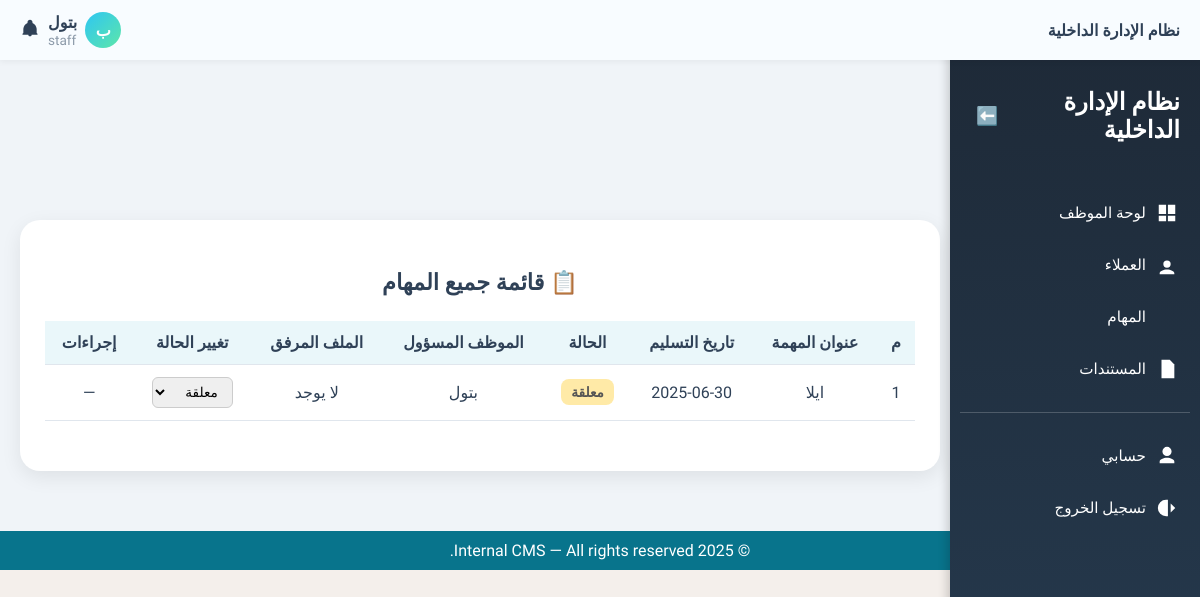
The page /tasks/ (signed in) on the database its author committed.
### core/role.py (models this page shows, shortened)
class Role(models.Model):
    name = models.CharField(max_length=50, unique=True)
    description = models.TextField(blank=True)

### tasks/models.py (models this page shows, shortened)
class Task(models.Model):
    STATUS_CHOICES = [
        ('pending', 'قيد التنفيذ'),
        ('completed', 'منتهية'),
        ('overdue', 'متأخرة'),
    ]
    title = models.CharField(max_length=255, verbose_name='عنوان المهمة')
    description = models.TextField(blank=True, verbose_name='الوصف')
    assigned_to = models.ForeignKey(User, on_delete=models.SET_NULL, null=True, blank=True, verbose_name='الموظف المكلّف')
    client = models.ForeignKey(Client, on_delete=models.SET_NULL, null=True, blank=True, verbose_name='العميل')
    status = models.CharField(max_length=20, choices=STATUS_CHOICES, default='pending', verbose_name='الحالة')
    due_date = models.DateField(null=True, blank=True, verbose_name='تاريخ الاستحقاق')
    file_url = models.URLField(max_length=1024, blank=True, null=True, verbose_name='رابط الملف')
    file_path = models.CharField(max_length=512, blank=True, null=True, verbose_name='مسار الملف')
    documents = models.ManyToManyField('content.Document', blank=True, verbose_name='مستندات إضافية')
    created_at = models.DateTimeField(auto_now_add=True, verbose_name='تاريخ الإنشاء')
    class Meta:
        verbose_name = 'مهمة'
        verbose_name_plural = 'المهام'
        ordering = ['-created_at']  # ترتيب المهام الأحدث أولاً

### tasks/views.py (the view)
# urls.py: path('', views.task_list_view, name='task_list'),
@login_required
@role_required(['admin', 'staff'])
def task_list_view(request):
    user = request.user
    role = user.userprofile.role.name
    if role == 'admin':
        tasks = Task.objects.all()  # لا حاجة لـ order_by بسبب ordering في الموديل
    else:
        tasks = Task.objects.filter(assigned_to=user)
    return render(request, 'tasks/list.html', {'all_tasks': tasks})

### core/context_processors.py (called while the page is built)
def user_role(request):
    role = None
    if request.user.is_authenticated:
        if hasattr(request.user, 'userprofile'):
            role = request.user.userprofile.role.name
    return {'role': role}

### templates/tasks/list.html (shortened to what this page needs)
{% extends "base.html" %}
{% block content %}
<div class="tasks-container">
  <div class="tasks-card">
    <h2>📋 قائمة جميع المهام</h2>
    <div class="table-responsive">
      <table class="tasks-table">
        <thead>
          <tr>
            <th>م</th>
            <th>عنوان المهمة</th>
            <th>تاريخ التسليم</th>
            <th>الحالة</th>
            <th>الموظف المسؤول</th>
            <th>الملف المرفق</th>
            <th>تغيير الحالة</th>
            <th>إجراءات</th>
          </tr>
        </thead>
        <tbody>
          {% for task in all_tasks %}
          <tr>
            <td>{{ forloop.counter }}</td>
            <td>{{ task.title }}</td>
            <td>{{ task.due_date|date:"Y-m-d"|default:"—" }}</td>
            <td>
              {% if task.status == 'pending' %}
                <span class="badge badge-warning">معلقة</span>
              {% elif task.status == 'completed' %}
                <span class="badge badge-success">مكتملة</span>
              {% elif task.status == 'overdue' %}
                <span class="badge badge-danger">متأخرة</span>
              {% endif %}
            </td>
            <td>
              {% if task.assigned_to %}
                {{ task.assigned_to.get_full_name|default:task.assigned_to.username }}
              {% else %}
                —
              {% endif %}
            </td>
            <td>
              {% if task.file_url %}
                <a href="{{ task.file_url }}" target="_blank" class="btn btn-sm btn-outline-info">📎 عرض</a>
              {% else %}
                <span class="text-muted">لا يوجد</span>
              {% endif %}
            </td>
            <td>
              <select class="form-select update-status" data-task-id="{{ task.id }}">
                <option value="pending" {% if task.status == 'pending' %}selected{% endif %}>معلقة</option>
              </select>
            </td>
            <td>
              {% if request.user.userprofile.role.name == 'admin' %}
                <button class="btn btn-sm btn-outline-danger delete-task-btn" data-task-id="{{ task.id }}">🗑 حذف</button>
              {% else %}
                <span class="text-muted">—</span>
              {% endif %}
            </td>
          </tr>
          {% empty %}
          <tr>
            <td colspan="8" class="empty-row">لا توجد مهام مسجلة.</td>
          </tr>
          {% endfor %}
        </tbody>
      </table>
    </div>
  </div>
</div>
{% endblock %}

### templates/header.html (shortened to what this page needs)
<div class="header">
  <div class="logo">
    <span class="logo-text">نظام الإدارة الداخلية</span>
  </div>
  <div class="user-section">
    <div class="user-top-row">
      <span class="avatar-circle">{{ request.user.first_name|first|upper }}</span>
<div class="user-dropdown">
  <div class="user-info">
    <span class="user-name">{{ request.user.get_full_name }}</span>
    <div class="user-role">{{ role }}</div>
  </div>
</div>
            <div class="notification-icon">
        <svg viewBox="0 0 24 24">
          <path d="M12 2C10.3 2 9 3.3 9 5v1.1C6.2 7.2 4.3 9.9 4 13v5l-1 1v1h18v-1l-1-1v-5c-.3-3.1-2.2-5.8-5-6.9V5c0-1.7-1.3-3-3-3zm0 20c1.1 0 2-.9 2-2h-4c0 1.1.9 2 2 2z"/>
        </svg>
      </div>
    </div>
  </div>
</div>

### templates/base.html (style rules this page uses)
html, body { max-width: 100%; overflow-x: hidden; font-family: 'Tajawal', sans-serif; background-color: #F4EFEB; color: #2F4157; margin: 0; padding: 0; padding-top: 60px; }
.table-responsive { overflow-x: auto; width: 100%; margin-bottom: 20px; }
.badge { display: inline-block; padding: 6px 10px; border-radius: 8px; font-size: 0.9rem; }
.badge-warning { background-color: #ffc107; color: #333; }
.form-select { padding: 8px 12px; border-radius: 6px; border: 1px solid #ccc; }

### templates/tasks/list.html (style rules this page uses)
body { background-color: #F0F4F8; font-family: 'Tajawal', sans-serif; }
.tasks-container { display: flex; justify-content: center; padding-top: 80px; padding-bottom: 40px; }
.tasks-card { background: #ffffff; padding: 30px 25px; border-radius: 20px; box-shadow: 0 6px 20px rgba(0, 0, 0, 0.08); width: 100%; max-width: 1100px; color: #2F4157; }
.tasks-card h2 { text-align: center; margin-bottom: 25px; font-size: 1.4rem; }
.tasks-table { width: 100%; border-collapse: collapse; }
.tasks-table th, .tasks-table td { padding: 12px; text-align: center; border-bottom: 1px solid #e0e6ed; }
.tasks-table thead { background-color: #EAF7FA; }
.badge { padding: 5px 10px; border-radius: 8px; font-size: 0.85rem; font-weight: 600; display: inline-block; }
.badge-warning { background-color: #ffeaa7; color: #555; }
.form-select { padding: 6px 10px; font-size: 0.85rem; border-radius: 6px; border: 1px solid #ccc; }

### templates/header.html (style rules this page uses)
.header { background: #f8fcff; color: #2F4157; height: 60px; padding: 0 20px; font-family: 'Tajawal', sans-serif; display: flex; justify-content: space-between; align-items: center; box-shadow: 0 2px 6px rgba(0,0,0,0.05); direction: rtl; position: fixed; top: 0; left: 0; right: 0; z-index: 1000; }
.logo-text { font-size: 1rem; font-weight: 700; }
.user-section { display: flex; flex-direction: column; align-items: flex-end; gap: 4px; }
.user-top-row { display: flex; align-items: center; gap: 8px; }
.notification-icon svg { width: 20px; height: 20px; fill: #2F4157; cursor: pointer; }
.user-name { font-size: 1rem; font-weight: 700; margin: 0; margin-bottom: 0rem; color: #2F4157; }
.avatar-circle { display: flex; align-items: center; justify-content: center; width: 36px; height: 36px; border-radius: 50%; background: linear-gradient(135deg, #2EC6F3, #5DE6A9); color: #fff; font-size: 1rem; font-weight: bold; }
.user-info { display: flex; flex-direction: column; align-items: flex-end; text-align: right; }
.user-role { font-size: 0.85rem; margin: 0; margin-top: 0rem; text-align: right; color: #8c9aa9; }
.user-dropdown { position: relative; display: inline-block; }
.user-info { display: flex; flex-direction: column; align-items: flex-end; cursor: pointer; }

### rows shown on the page
Role: name "staff"
Task: title "ايلا", due_date "2025-06-30", shows "معلقة", assigned_to.get_full_name "بتول", shows "لا يوجد", status+id "معلقة"

### other values the page prints
{{ request.user.first_name|first|upper }} "ب"
{{ request.user.get_full_name }} "بتول"
